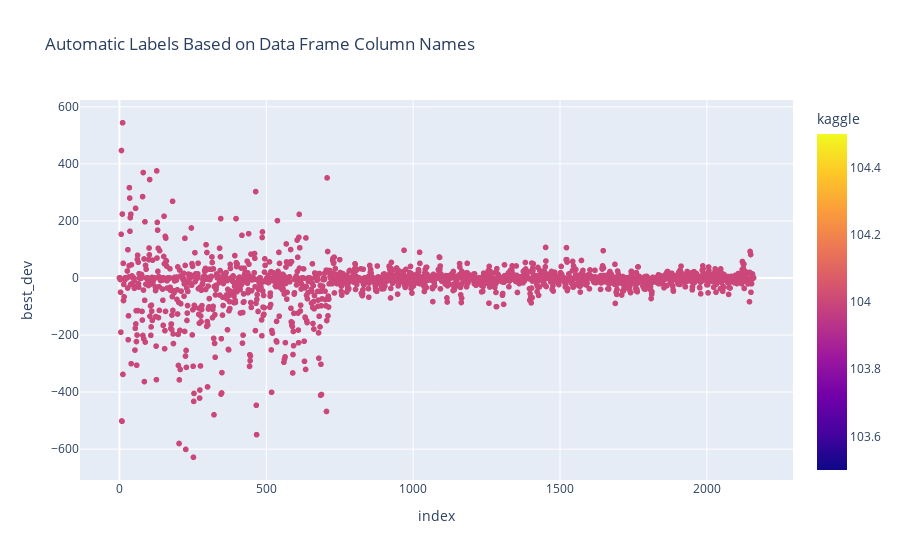

The cell this chart's notebook holds for it:
### Code cell
fig = px.scatter(ret[ret.kaggle==104].reset_index(), x="index", y="best_dev", color="kaggle",
                title="Automatic Labels Based on Data Frame Column Names")
fig.show()

### Figure 1 — Plotly figure (JSON) as saved in the notebook; plotly's stock layout.template omitted (floating-point values rounded to 4 significant figures; data arrays with more than 128 entries replaced by an {"elided": "..."} marker saying what was removed)
{"data": [{"hovertemplate": "index=%{x}<br>best_dev=%{y}<br>kaggle=%{marker.color}<extra></extra>", "legendgroup": "", "marker": {"color": {"elided": "2160 int values"}, "coloraxis": "coloraxis", "symbol": "circle"}, "mode": "markers", "name": "", "showlegend": false, "type": "scattergl", "x": {"elided": "2160 int values"}, "xaxis": "x", "y": {"elided": "2160 float values"}, "yaxis": "y"}], "layout": {"coloraxis": {"colorbar": {"title": {"text": "kaggle"}}, "colorscale": [[0, "#0d0887"], [0.1111, "#46039f"], [0.2222, "#7201a8"], [0.3333, "#9c179e"], [0.4444, "#bd3786"], [0.5556, "#d8576b"], [0.6667, "#ed7953"], [0.7778, "#fb9f3a"], [0.8889, "#fdca26"], [1, "#f0f921"]]}, "legend": {"tracegroupgap": 0}, "title": {"text": "Automatic Labels Based on Data Frame Column Names"}, "xaxis": {"anchor": "y", "domain": [0, 1], "title": {"text": "index"}}, "yaxis": {"anchor": "x", "domain": [0, 1], "title": {"text": "best_dev"}}}}
